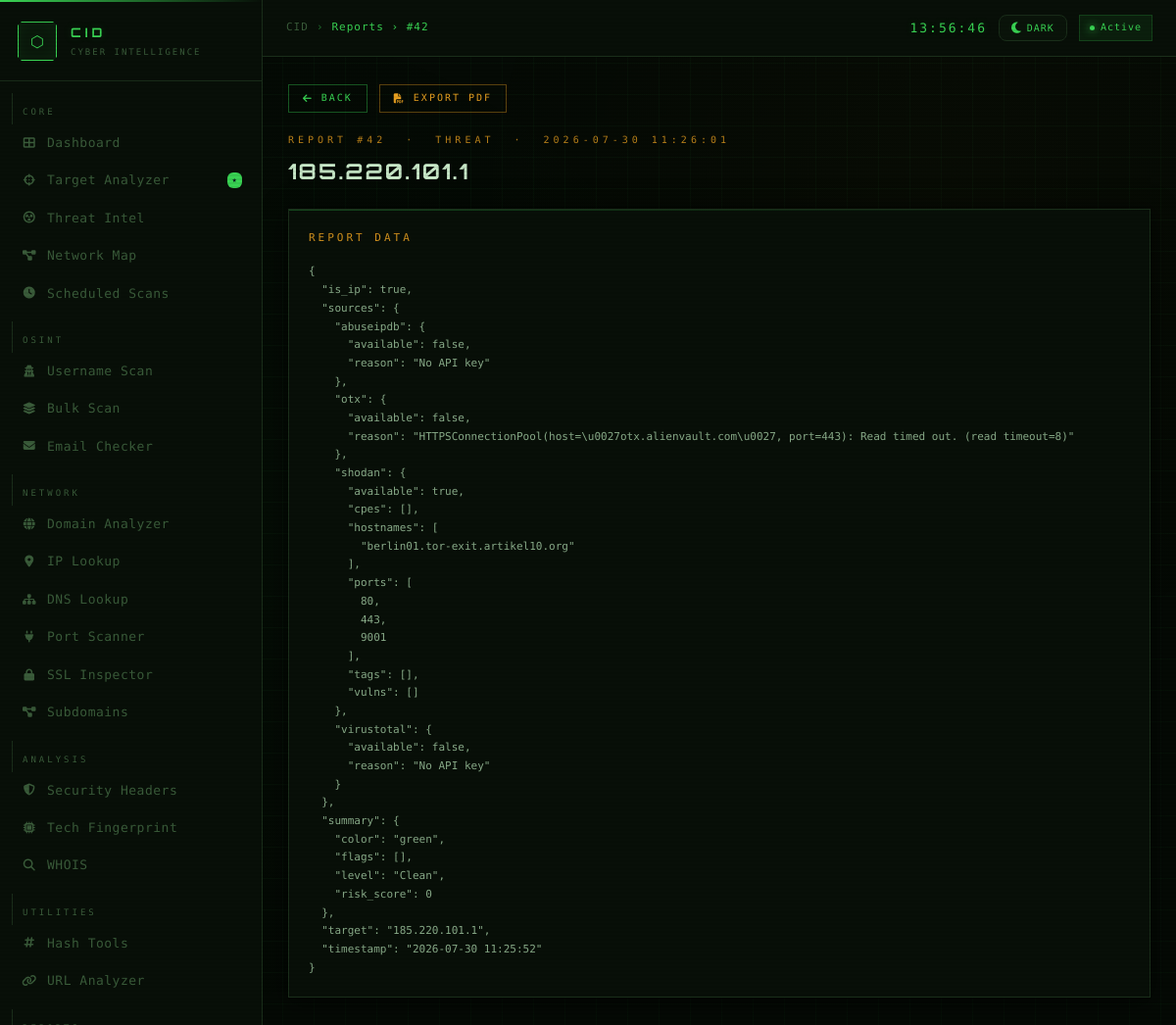
The app's page /reports/42 (signed in) with its own data.
### tables this page shows
CREATE TABLE reports (
                id        INTEGER PRIMARY KEY AUTOINCREMENT,
                type      TEXT NOT NULL,
                target    TEXT NOT NULL,
                results   TEXT NOT NULL DEFAULT '{}',
                summary   TEXT DEFAULT '{}',
                timestamp TEXT NOT NULL
            );

### app.py (the view)
@app.route('/reports/<int:report_id>')
@login_required
def view_report(report_id):
    from db import get_conn
    with get_conn() as conn:
        row = conn.execute('SELECT * FROM reports WHERE id=?',(report_id,)).fetchone()
    if not row:
        return redirect(url_for('reports'))
    report = dict(row)
    report['results'] = json.loads(report['results'])
    report['summary'] = json.loads(report['summary'])
    return render_template('view-report.html', report=report, active='reports')

### app.py (called while the page is built)
def login_required(f):
    @wraps(f)
    def decorated(*args, **kwargs):
        if not session.get('logged_in'):
            return redirect(url_for('login'))
        return f(*args, **kwargs)
    return decorated

### db.py (called while the page is built)
def get_conn():
    conn = sqlite3.connect(DB_PATH)
    conn.row_factory = sqlite3.Row
    return conn

### templates/view-report.html (shortened to what this page needs)
{% extends "base.html" %}
{% block breadcrumb %}Reports › #{{ report.id }}{% endblock %}
{% block content %}
<div style="display:flex;align-items:center;gap:12px;margin-bottom:20px;flex-wrap:wrap;">
  <a href="{{ url_for('reports') }}" class="btn btn-outline btn-sm">
    <i class="fas fa-arrow-left"></i> Back
  </a>
  <a href="{{ url_for('export_pdf', report_id=report.id) }}"
     class="btn btn-outline btn-sm"
     style="color:var(--amber);border-color:rgba(232,160,32,.4);">
    <i class="fas fa-file-pdf"></i> Export PDF
  </a>
</div>
<div class="page-hdr" style="margin-bottom:20px;">
  <div class="page-eye">
    Report #{{ report.id }} &nbsp;·&nbsp;
    {{ report.type.replace('_',' ').upper() }} &nbsp;·&nbsp;
    {{ report.timestamp }}
  </div>
  <h1 class="page-title">{{ report.target }}</h1>
</div>
{% if report.type == 'username' %}
<div style="display:grid;grid-template-columns:repeat(4,1fr);gap:12px;margin-bottom:20px;">
  <div class="stat-card c-green">
    <div class="stat-lbl">Total</div>
    <div class="stat-val">{{ report.summary.get('total',0) }}</div>
  </div>
  <div class="stat-card c-green">
    <div class="stat-lbl">Found</div>
    <div class="stat-val">{{ report.summary.get('found',0) }}</div>
  </div>
  <div class="stat-card c-red">
    <div class="stat-lbl">Not Found</div>
    <div class="stat-val">{{ report.summary.get('not_found',0) }}</div>
  </div>
  <div class="stat-card c-violet">
    <div class="stat-lbl">Errors</div>
    <div class="stat-val">{{ report.summary.get('errors',0) }}</div>
  </div>
</div>
{% set found = report.results | selectattr('status','equalto','found') | list %}
{% if found %}
<div class="card" style="margin-bottom:20px;">
  <div class="card-label">
    <i class="fas fa-check-circle" style="color:var(--green);"></i>
    &nbsp;Found Profiles ({{ found|length }})
  </div>
  <div class="platforms-grid">
    {% for r in found %}
    <div class="platform-card found" style="cursor:pointer;"
         onclick="window.open('{{ r.url }}','_blank','noopener')">
      <div class="pc-icon">{{ r.icon }}</div>
      <div class="pc-name">{{ r.platform }}</div>
      <div class="pc-footer">
        <span class="badge badge-found"><i class="fas fa-check-circle"></i> Found</span>
        {% if r.ms %}<span class="pc-ms">{{ r.ms }}ms</span>{% endif %}
      </div>
    </div>
    {% endfor %}
  </div>
</div>
{% endif %}
<div class="card">
  <div class="card-label"><i class="fas fa-list"></i> &nbsp;All Results</div>
  <table class="data-table">
    <thead><tr><th>Platform</th><th>Status</th><th>Response</th><th>Link</th></tr></thead>
    <tbody>
      {% for r in report.results %}
      <tr>
        <td style="display:flex;align-items:center;gap:8px;">
          <span style="font-size:16px;">{{ r.icon }}</span>
          <span>{{ r.platform }}</span>
        </td>
        <td>
          {% if r.status=='found' %}<span class="badge badge-found"><i class="fas fa-check-circle"></i> Found</span>
          {% elif r.status=='not_found' %}<span class="badge badge-notfound"><i class="fas fa-times-circle"></i> Not Found</span>
          {% elif r.status=='timeout' %}<span class="badge badge-timeout"><i class="fas fa-clock"></i> Timeout</span>
          {% else %}<span class="badge badge-unknown"><i class="fas fa-question-circle"></i> Unknown</span>{% endif %}
        </td>
        <td class="mono" style="color:var(--text-dim);">
          {% if r.ms %}{{ r.ms }}ms{% else %}—{% endif %}
        </td>
        <td>
          {% if r.status == 'found' %}
          <a href="{{ r.url }}" target="_blank" rel="noopener"
             style="font-family:var(--font-mono);font-size:11px;color:var(--green);">
            <i class="fas fa-external-link-alt"></i> Open
          </a>
          {% else %}
          <span style="color:var(--text-dim);font-size:11px;">—</span>
          {% endif %}
        </td>
      </tr>
      {% endfor %}
    </tbody>
  </table>
</div>
{% else %}
<div class="card">
  <div class="card-label">Report Data</div>
  <pre style="font-family:var(--font-mono);font-size:11px;color:var(--text);
              white-space:pre-wrap;word-break:break-all;line-height:1.7;">{{ report.results | tojson(indent=2) }}</pre>
</div>
{% endif %}
{% endblock %}

### static/css/style.css (style rules this page uses)
:root { --bg-base: #050a05; --bg-card: #080f08; --bg-input: #0a140a; --bg-hover: #0d1a0d; --border: #1a2e1a; --border-hi: #2a4a2a; --green: #39d353; --green-dim: rgba(57, 211, 83, 0.08); --green-glow: rgba(57, 211, 83, 0.18); --amber: #e8a020; --amber-dim: rgba(232, 160, 32, 0.08); --red: #cc2936; --red-dim: rgba(204, 41, 54, 0.10); --blue: #2a6db5; --blue-dim: rgba(42, 109, 181, 0.10); --violet: #7c4dba; --violet-dim: rgba(124, 77, 186, 0.10); --cyan: #39d353; --cyan-dim: rgba(57, 211, 83, 0.08); --cyan-glow: rgba(57, 211, 83, 0.18); --text: #8aad8a; --text-dim: #3a5c3a; --text-hi: #c8e8c8; --font-mono: 'Share Tech Mono', 'Courier New', monospace; --font-body: 'Rajdhani', system-ui, sans-serif; --font-title: 'Orbitron', sans-serif; --sidebar-w: 268px; --topbar-h: 58px; --r: 4px; --r-sm: 2px; --shadow: 0 4px 24px rgba(0,0,0,.7); --transition: 0.15s ease; }
*,*::before,*::after { box-sizing:border-box; margin:0; padding:0; }
html,body { height:100%; }
body { background: var(--bg-base); color: var(--text); font-family: var(--font-body); font-size: 16px; font-weight: 500; line-height: 1.65; overflow-x: hidden; }
body::before { content: ''; position: fixed; inset: 0; background: repeating-linear-gradient( 0deg, transparent, transparent 2px, rgba(0,0,0,.15) 2px, rgba(0,0,0,.15) 4px ); pointer-events: none; z-index: 9999; opacity: .4; }
body::after { content: ''; position: fixed; inset: 0; background-image: linear-gradient(rgba(57,211,83,.03) 1px, transparent 1px), linear-gradient(90deg, rgba(57,211,83,.03) 1px, transparent 1px), radial-gradient(circle at 20% 50%, rgba(57,211,83,.02) 0%, transparent 50%), radial-gradient(circle at 80% 20%, rgba(232,160,32,.02) 0%, transparent 40%); background-size: 32px 32px, 32px 32px, 100% 100%, 100% 100%; pointer-events: none; z-index: 0; }
.page-hdr { margin-bottom:28px; }
.page-eye { font-family: var(--font-mono); font-size: 10px; letter-spacing: 4px; text-transform: uppercase; color: var(--amber); margin-bottom: 6px; opacity: .8; }
.page-title { font-family: var(--font-title); font-size: 22px; font-weight: 700; color: var(--text-hi); letter-spacing: 2px; text-transform: uppercase; }
.card { background: var(--bg-card); border: 1px solid var(--border); padding: 20px; box-shadow: var(--shadow); position: relative; transition: border-color var(--transition); }
.card::before { content: ''; position: absolute; top:0; left:0; right:0; height: 1px; background: linear-gradient(90deg, var(--green), transparent); opacity: .3; }
.card-label { font-family: var(--font-mono); font-size: 11px; letter-spacing: 3px; text-transform: uppercase; color: var(--amber); margin-bottom: 16px; opacity: .9; }
.btn { display: inline-flex; align-items: center; gap: 8px; padding: 9px 20px; font-family: var(--font-mono); font-size: 11px; font-weight: 400; letter-spacing: 2px; text-transform: uppercase; cursor: pointer; transition: all var(--transition); border: none; text-decoration: none; white-space: nowrap; clip-path: polygon(6px 0%, 100% 0%, calc(100% - 6px) 100%, 0% 100%); }
.btn-outline { background: transparent; color: var(--green); border: 1px solid rgba(57,211,83,.4); clip-path: none; }
.btn-sm { padding:5px 14px; font-size:10px; }
a { color:var(--green); text-decoration:none; }

### records on screen
reports: id "42", type.replace "THREAT", timestamp "2026-07-30 11:26:01", target "185.220.101.1"
